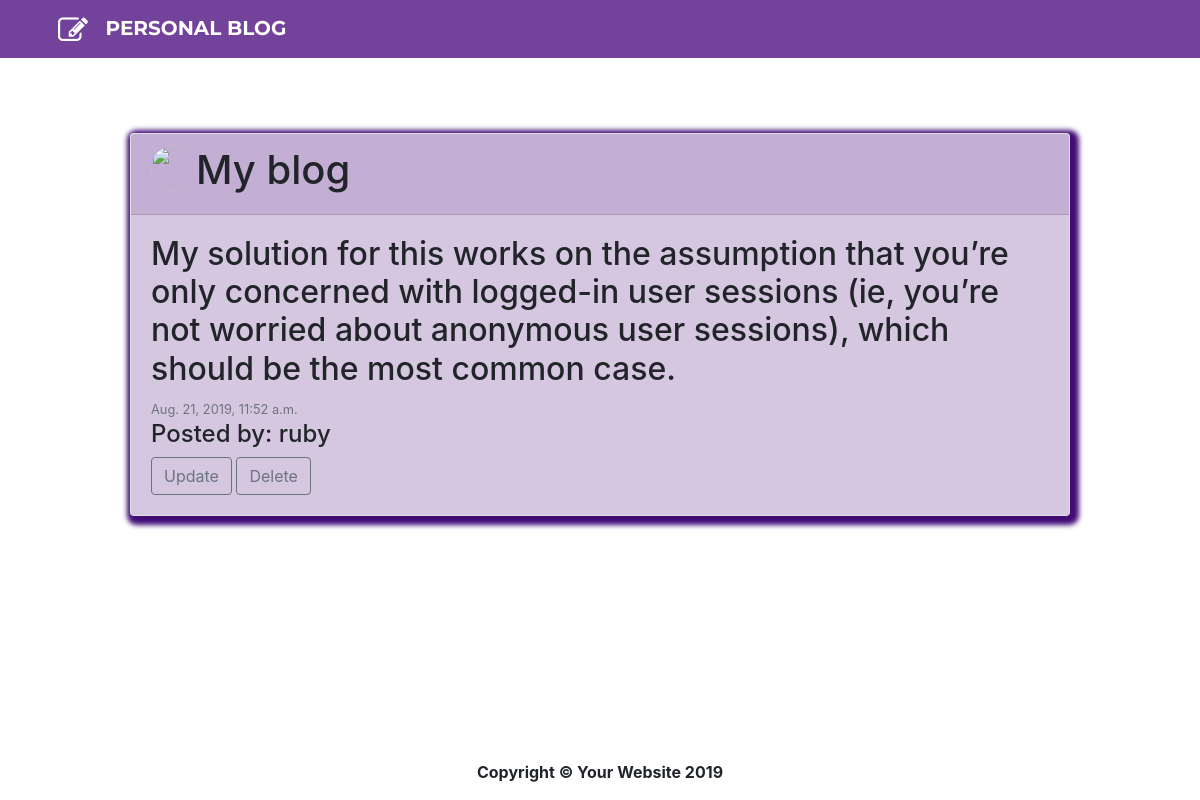
Screenshot of /blog/32 with the database file from the repository.
### blogapp/models.py (models this page shows, shortened)
class BlogPost(models.Model):
    blog_title = models.CharField(max_length = 50)
    blog_text = models.TextField()
    blog_date = models.DateTimeField(default = timezone.now)
    blog_author = models.ForeignKey(User, on_delete=models.CASCADE, blank=True, null=True)
    class Meta:
        verbose_name_plural = "BlogEntry"

### blogapp/views.py (the view)
# urls.py: path('blog/<int:pk>', BlogDetailView.as_view(), name = 'blog-detail'),
class BlogDetailView(DetailView):
    model = BlogPost
    template_name = 'blog_detail.html'

### blogapp/templates/blog_detail.html
{% extends "base.html" %} {% load crispy_forms_tags %} {%block content%}
<body>
    <div class="container">
        <div class="row" style="margin:70px">
            <div class="card" style="width: 100%; margin-top:5px;margin-bottom: 5px;box-shadow: 3px 3px 5px 6px rgb(66, 12, 119);">
                <div class="card-header" style="background-color: #c3aed4">
                    <div class="media">
                        <img class="rounded-circle account-img" src="{{user.profile.image.url}}" style="width:45px;height:45px">
                        <div class="media-body">
                            <h1>{{object.blog_title}}</h1>
                        </div>
                    </div>
                </div>
                <div class="card-body" style="background-color: #d5c7e0">
                    <h2>{{object.blog_text}}</h2>
                    <small class="text-muted">{{object.blog_date}}</small>
                    <h4>Posted by: {{object.blog_author}}</h4>
                    <a class="btn btn-outline-secondary" href="{% url 'blog-update' object.id%}">Update</a>
                    <a class="btn btn-outline-secondary" href="{% url 'blog-delete' object.id%}">Delete</a>
                </div>
            </div>
        </div>
    </div>
</body>
</html>
{%endblock content%}

### rows the page displays
BlogPost: blog_title "My blog", blog_text "My solution for this works on the assumption that you’re only concerned with logged-in user sessions (ie, you’re not worried about anonymous user sessions), which should be the most common case.", blog_date "Aug. 21, 2019, 11:52 a.m.", blog_author "ruby"
